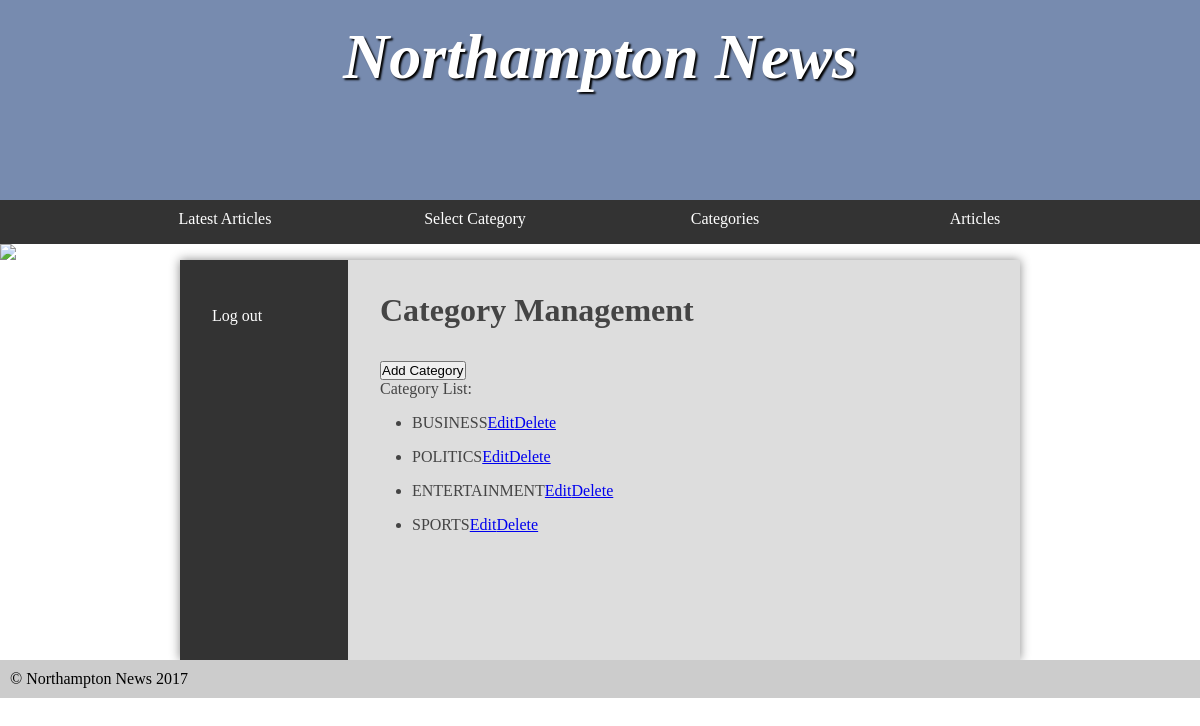
The page /adminCategories.php (signed in) on the database its author committed.
### tables this page shows
CREATE TABLE `category` (
  `id` int NOT NULL,
  `name` varchar(25) DEFAULT NULL
);

### adminCategories.php (the view, shortened to what this page needs)
<?php
require 'meroconnection.php';
$meroarti = $conn->prepare('select * from category');
$meroarti->execute();
require 're.php';
?>
<main>
    <nav>
        <ul>
            <li><a href="logout.php">Log out</a></li>
        </ul>
    </nav>
    <article>
        <h2>Category Management</h2>
        <a href = 'addCategory.php'><button>Add Category</button></a>
        <p>
            Category List:
        </p>
       <ul>
        <?php
            while($wor = $meroarti->fetch()) {
                echo '<li>'.$wor['name'].'<a href="editCategory.php?id='.$wor['id'].'">Edit</a><a href="deleteCategory.php?id='.$wor['id'].'">Delete</a></li>';
            }
        ?>
       </ul>
    </article>
</main>
<footer>
    &copy; Northampton News 2017
</footer>
</body>
</html>

### styles.css (style rules this page uses)
* { margin: 0; padding: 0; }
html { font-family: 'Oxygen-Regular', times, verdana, sans-serif; }
body { background-color: #fff; }
nav { width: 100%; background-color: #333; overflow: auto; }
nav ul { width: 1000px; margin: auto; display: block; list-style-type: none; }
nav ul li { width: 25%; float: left; overflow: auto; text-align: center; }
nav a { color: white; padding-top: 10px; display: block; text-decoration: none; }
main { min-height: 50vh; background-color: #ddd; width: 70vw; display: block; margin: auto; box-shadow: 0px 0px 10px #888; color:#444; }
main h2 { font-size:2em; }
p, li, h2 { margin-bottom: 1em; }
footer { background-color: #ccc; padding: 10px; }
ul { margin-left: 2em; }
main { display: table; }
main > article { display: table-cell; padding: 2em; }
main > nav { display: table-cell; width: 20%; padding: 2em; }
main > nav li { float: none; width: auto; text-align: left; }
main > nav ul { width: auto; }

### rows shown on the page
category: name "BUSINESS"
category: name "POLITICS"
category: name "ENTERTAINMENT"
category: name "SPORTS"
